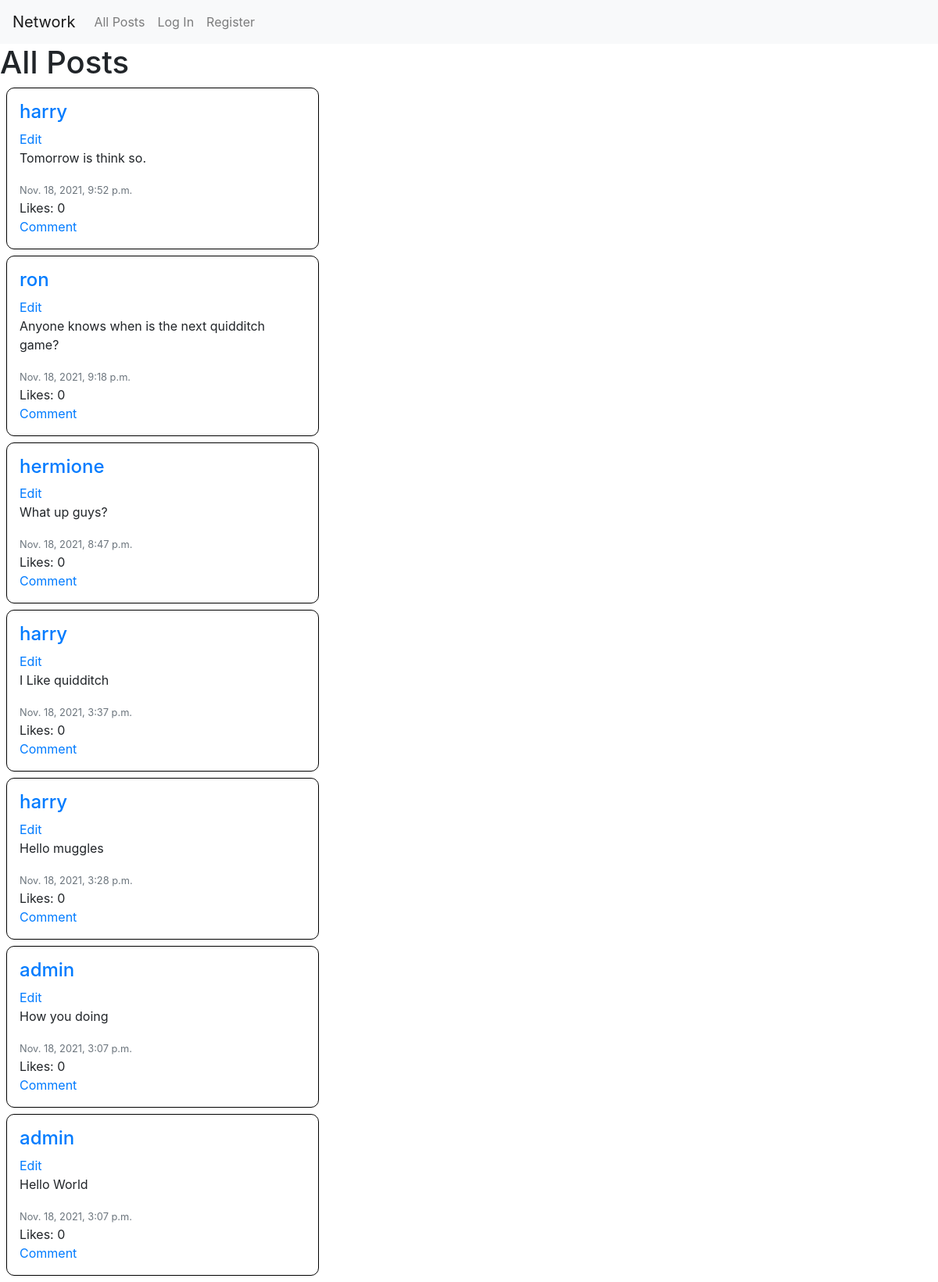
The page / on the database its author committed.
### network/models.py (models this page shows)
class Post(models.Model):
    creator = models.ForeignKey(User, on_delete=models.CASCADE)
    message = models.CharField(max_length=128)
    timestamp = models.DateTimeField(auto_now_add=True)
    likes = models.IntegerField(default=0)

class User(AbstractUser):
    followers = models.IntegerField(default=0)
    following = models.IntegerField(default=0)

### network/views.py (the view)
# urls.py: path("", views.index, name="index"),
def index(request):
    posts = Post.objects.all().order_by('-timestamp')
    return render(request, "network/index.html", {'posts': posts})

### network/templates/network/index.html (shortened to what this page needs)
{% extends "network/layout.html" %}
{% load static %}
{% block body %}
    <h1>All Posts</h1>
    <div id="posts">
        {% for post in posts %}
        <div class="post  p-3 m-2 col-lg-4 col-sm-6">
            <a href="{% url 'show_profile' post.creator.id %}"><h4>{{ post.creator }}</h4></a>
            <a href="#">Edit</a>
            <p>{{ post.message }}</p>
            <small class='text-secondary'>{{ post.timestamp }}</small>
            <br>
            <span>Likes: {{post.likes }}</span> <br>
            <a href="#">Comment</a>
        </div>
        {% endfor %}
    </div>
{% endblock %}

### network/static/network/styles.css (style rules this page uses)
.post { border: 1px solid black; border-radius: 10px; }

### rows shown on the page
Post: creator "harry", message "Tomorrow is think so.", timestamp "Nov. 18, 2021, 9:52 p.m.", likes "0"
Post: creator "ron", message "Anyone knows when is the next quidditch game?", timestamp "Nov. 18, 2021, 9:18 p.m.", likes "0"
Post: creator "hermione", message "What up guys?", timestamp "Nov. 18, 2021, 8:47 p.m.", likes "0"
Post: creator "harry", message "I Like quidditch", timestamp "Nov. 18, 2021, 3:37 p.m.", likes "0"
Post: creator "harry", message "Hello muggles", timestamp "Nov. 18, 2021, 3:28 p.m.", likes "0"
Post: creator "admin", message "How you doing", timestamp "Nov. 18, 2021, 3:07 p.m.", likes "0"
Post: creator "admin", message "Hello World", timestamp "Nov. 18, 2021, 3:07 p.m.", likes "0"
